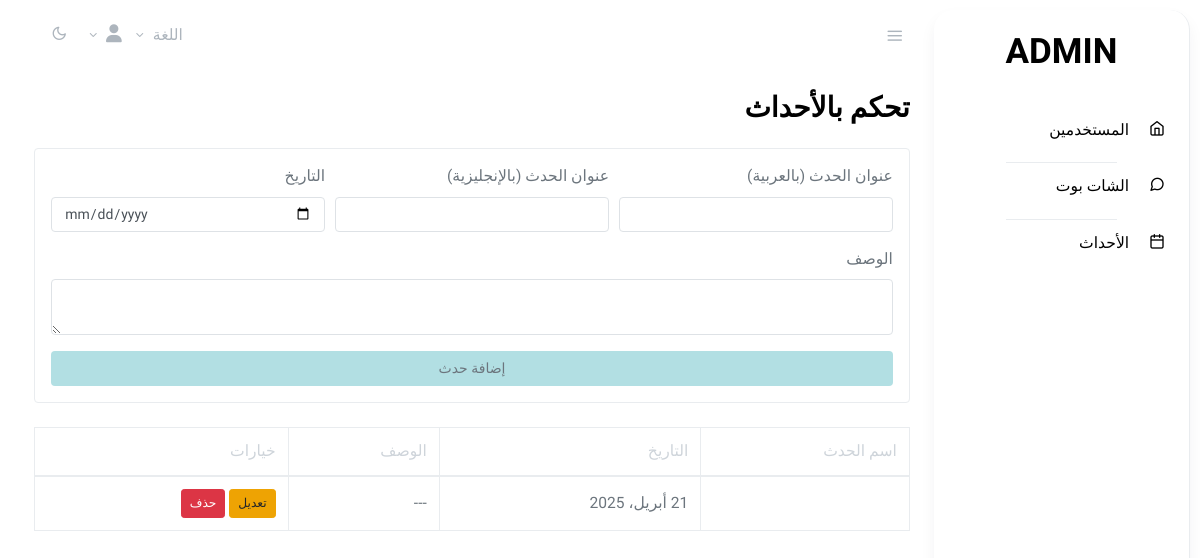
The page /ar/admins/events/ (signed in) on the database as committed earlier.
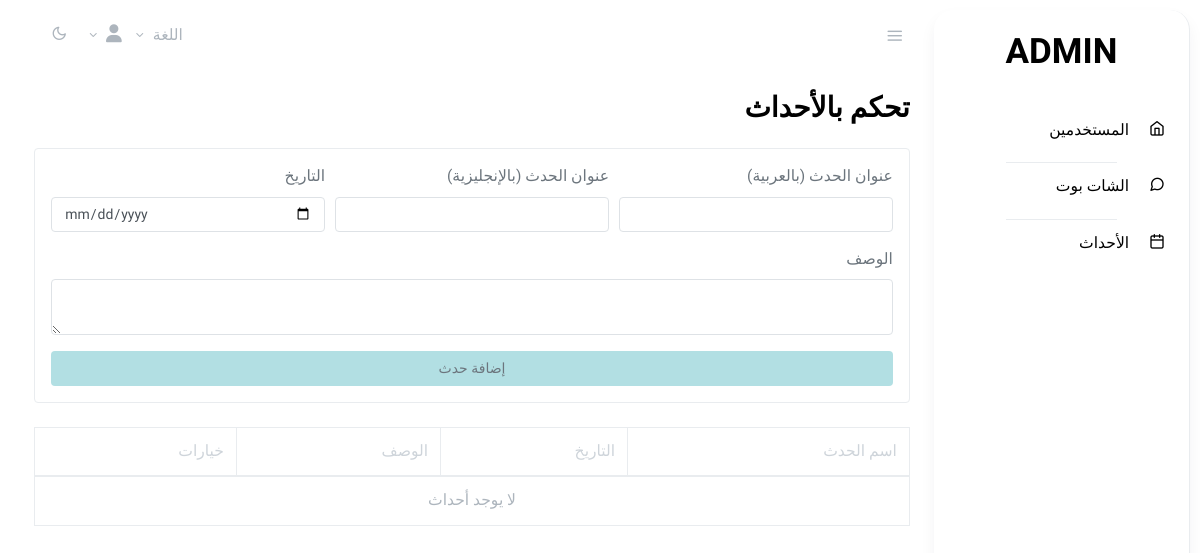
The same page on the database as committed later.
### promotions/models.py (models this page shows, shortened)
class Event(TranslatableModel):
    user = models.ForeignKey(UserProfile, on_delete=models.CASCADE, related_name='events', null=True, blank=True)
    translations = TranslatedFields(
        name=models.CharField(_('Event Name'), max_length=255),
        description=models.TextField(_('Description'), null=True, blank=True),
    )
    date = models.DateField(_('Date'))
    class Meta:
        verbose_name = _('Event')
        verbose_name_plural = _('Events')
        ordering = ['date']

### authentication_app/decorators.py (the view, shortened to what this page needs)
        def wrapper_func(request, *args, **kwargs):
            user_profile = getattr(request.user, 'userprofile', None)
            if request.user.groups.exists():
                user_group = request.user.groups.all()[0].name
                if user_group in allowed_roles:
                    return view_func(request, *args, **kwargs)
            return redirect('login_page')  # Redirect non-logged-in users to login

### administrators/views.py (called while the page is built, shortened)
@login_required
@allowed_users(allowed_roles=['admins'])
def event_control(request):
    events = Event.objects.filter(user__isnull=True).order_by('-date')  # only global events
    return render(request, "admins/event_control.html", {
        "events": events
    })

### templates/admins/event_control.html (shortened to what this page needs)
{% extends "admins/base.html" %}
{% load i18n %}
{% block content %}
<main role="main" class="main-content">
  <div class="container-fluid">
    <h2 class="mb-4">{% trans "Manage Events" %}</h2>
    <form method="POST" class="card p-3 mb-4">
      <div class="form-row">
        <div class="form-group col-md-4">
          <label>{% trans "Event Name (Arabic)" %}</label>
          <input type="text" name="name_ar" class="form-control" required>
        </div>
        <div class="form-group col-md-4">
          <label>{% trans "Event Name (English)" %}</label>
          <input type="text" name="name_en" class="form-control" required>
        </div>
        <div class="form-group col-md-4">
          <label>{% trans "Date" %}</label>
          <input type="date" name="date" class="form-control" required>
        </div>
      </div>
      <div class="form-group">
        <label>{% trans "Description" %}</label>
        <textarea name="description" class="form-control" rows="2"></textarea>
      </div>
      <button type="submit" class="btn btn-block" style="background-color:#b2dfe3;">
        {% trans "Add Event" %}
      </button>
    </form>
    <table class="table table-bordered bg-white">
      <thead>
        <tr>
          <th>{% trans "Event Name" %}</th>
          <th>{% trans "Date" %}</th>
          <th>{% trans "Description" %}</th>
          <th>{% trans "Actions" %}</th>
        </tr>
      </thead>
      <tbody>
        {% for event in events %}
          <tr>
            <td>{{ event.name }}</td>
            <td>{{ event.date }}</td>
            <td>{{ event.description|default:"---" }}</td>
            <td>
              <button class="btn btn-sm btn-warning" data-toggle="modal" data-target="#editModal"
                      onclick="fillEditModal('{{ event.id }}', '{{ event.name|escapejs }}', '{{ event.date }}', '{{ event.description|default:''|escapejs }}')">
                {% trans "Edit" %}
              </button>
              <form method="POST" style="display:inline;">
                <button type="submit" name="action" value="delete" class="btn btn-sm btn-danger"
                        onclick="return confirm('{% trans "Are you sure?" %}')">
                  {% trans "Delete" %}
                </button>
              </form>
            </td>
          </tr>
        {% empty %}
          <tr>
            <td colspan="4" class="text-center text-muted">{% trans "No events yet." %}</td>
          </tr>
        {% endfor %}
      </tbody>
    </table>
  </div>
</main>
{% endblock %}

Rows that differ between the two databases and show on the page:
removed Event: date "21 أبريل، 2025", description "---"
Other text that changed with them:
text now shown: "لا يوجد أحداث"
